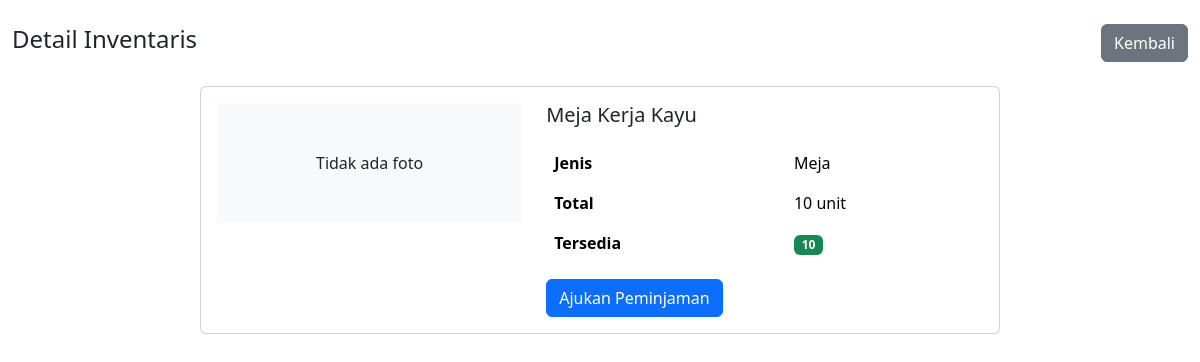
/detail_inventaris.php?id=2 (signed in), run on the app's committed database.
### tables this page shows
CREATE TABLE `inventaris` (
  `id_inventaris` int(11) NOT NULL,
  `nama` varchar(100) NOT NULL,
  `foto` varchar(255) DEFAULT 'default.jpg',
  `jenis` enum('meja','kursi','kipas_angin','ruang_rapat','kendaraan') NOT NULL,
  `jumlah_total` int(11) NOT NULL,
  `jumlah_tersedia` int(11) NOT NULL
);

### detail_inventaris.php (the view, shortened to what this page needs)
<?php
require_once '../config/database.php';
$id = (int)($_GET['id'] ?? 0);
$stmt = $connection->prepare("
    SELECT * FROM inventaris WHERE id_inventaris = ?
");
$stmt->bind_param("i", $id);
$stmt->execute();
$result = $stmt->get_result();
$inventaris = $result->fetch_assoc();
?>
<!DOCTYPE html>
<html lang="id">
<head>
    <link href="https://cdn.jsdelivr.net/npm/bootstrap@5.3.3/dist/css/bootstrap.min.css" rel="stylesheet">
</head>
<body>
<div class="container-fluid mt-4">
    <div class="d-flex justify-content-between align-items-center mb-4">
        <h4>Detail Inventaris</h4>
        <a href="daftar_inventaris.php" class="btn btn-secondary">
            <i class="fas fa-arrow-left"></i> Kembali
        </a>
    </div>
    <div class="card" style="max-width: 800px; margin: 0 auto;">
        <div class="card-body">
            <div class="row">
                <div class="col-md-5">
                    <?php if ($inventaris['foto'] && file_exists('../uploads/inventaris/' . $inventaris['foto'])): ?>
                        <img src="../uploads/inventaris/<?= htmlspecialchars($inventaris['foto']) ?>"
                             alt="<?= htmlspecialchars($inventaris['nama']) ?>"
                             class="img-fluid rounded">
                    <?php else: ?>
                        <div class="bg-light text-center py-5">Tidak ada foto</div>
                    <?php endif; ?>
                </div>
                <div class="col-md-7">
                    <h5 class="mb-3"><?= htmlspecialchars($inventaris['nama']) ?></h5>
                    <table class="table table-borderless mb-0">
                        <tr>
                            <td><strong>Jenis</strong></td>
                            <td><?= ucfirst(str_replace('_', ' ', $inventaris['jenis'])) ?></td>
                        </tr>
                        <tr>
                            <td><strong>Total</strong></td>
                            <td><?= $inventaris['jumlah_total'] ?> unit</td>
                        </tr>
                        <tr>
                            <td><strong>Tersedia</strong></td>
                            <td>
                                <?php if ($inventaris['jumlah_tersedia'] > 0): ?>
                                    <span class="badge bg-success"><?= $inventaris['jumlah_tersedia'] ?></span>
                                <?php else: ?>
                                    <span class="badge bg-danger">Habis</span>
                                <?php endif; ?>
                            </td>
                        </tr>
                    </table>
                    <div class="mt-3">
                        <?php if ($inventaris['jumlah_tersedia'] > 0): ?>
                            <a href="ajukan.php?id_inventaris=<?= $inventaris['id_inventaris'] ?>"
                               class="btn btn-primary">Ajukan Peminjaman</a>
                        <?php else: ?>
                            <button class="btn btn-secondary" disabled>Stok Habis</button>
                        <?php endif; ?>
                    </div>
                </div>
            </div>
        </div>
    </div>
</div>
</body>
</html>

### data on the page
inventaris: nama "Meja Kerja Kayu", jenis "Meja", jumlah_total "10", jumlah_tersedia "10"
